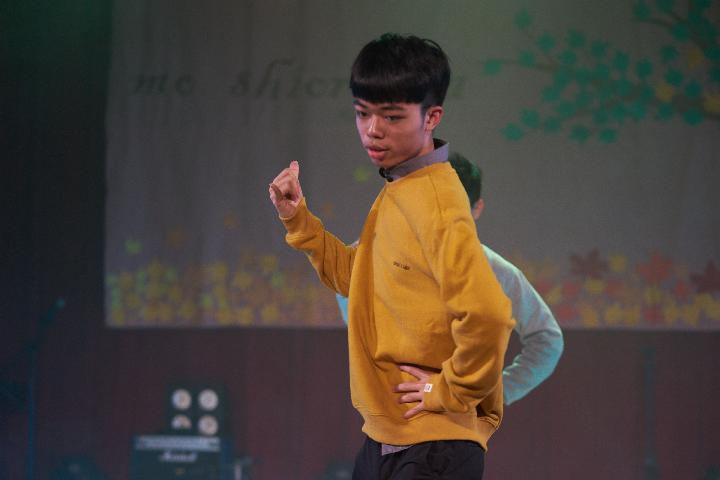
#> input picture python/python_2018/上課資料/20180610/sample.jpg, 720 x 480 px
$ jupyter execute 20180610.ipynb   (shell and % lines are left out)
#> lines starting #> are read from the running program, lines starting #| are printed output that depends on the picture
[cell 1]
from PIL import Image
import matplotlib.pyplot as plt
from PIL import ImageEnhance

[cell 2]
img = Image.open('sample.jpg')
#> img is the input picture: PIL image 720x480 RGB; mean R, G, B 74.8, 65.6, 58.2

[cell 3]
img_origin = img

[cell 4]
img

[cell 5]
img.size
#> Out = (720, 480)

[cell 6]
img.convert('L')
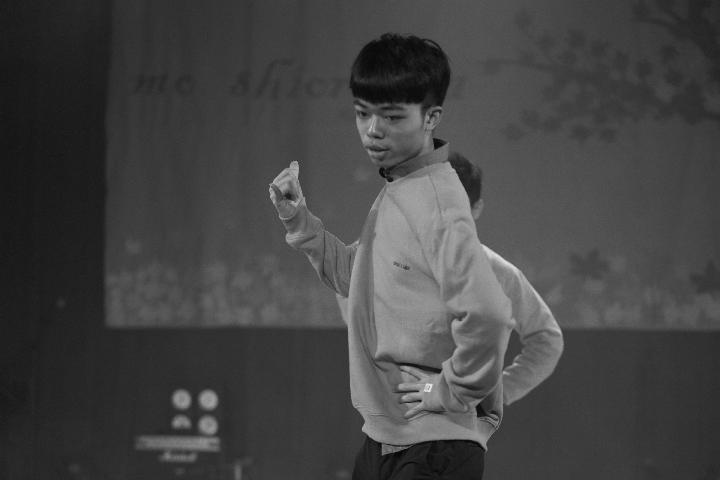
#> Out: PIL image 720x480 L; min 2, max 233, mean 67.5

[cell 7]
img.rotate(45)
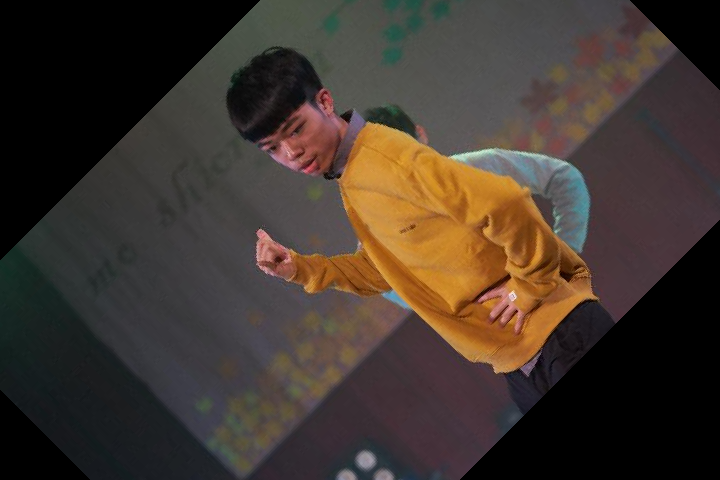
#> Out: PIL image 720x480 RGB; mean R, G, B 64.8, 54, 46.1

[cell 8]
img.crop((260, 150, 320, 250))
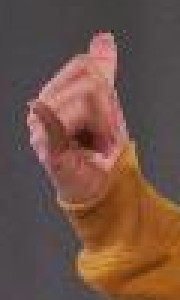
#> Out: PIL image 60x100 RGB (shown 3 times larger); mean R, G, B 111.6, 82.2, 70.2

[cell 9]
img.getpixel((1, 1))
#> Out = (15, 34, 28)

[cell 10]
img.getpixel((0, 0))
#> Out = (16, 35, 29)

[cell 11]
pixel_count = img.histogram()
#> pixel_count = 768 values, max 11898 at index 570, min 0 at index 230, mean 1350
R_count = pixel_count[:256]
#> R_count = 256 values, max 7262 at index 69, min 0 at index 230, mean 1350
G_count = pixel_count[256:2*256]
#> G_count = 256 values, max 8838 at index 53, min 0 at index 232, mean 1350
B_count = pixel_count[2*256:3*256]
#> B_count = 256 values, max 11898 at index 58, min 0 at index 214, mean 1350

[cell 12]
plt.figure(1)
plt.subplot(311)
plt.bar([i for i in range(256)], R_count, 1, color='red')
plt.subplot(312)
plt.bar([i for i in range(256)], G_count, 1, color='green')
plt.subplot(313)
plt.bar([i for i in range(256)], B_count, 1, color='blue')
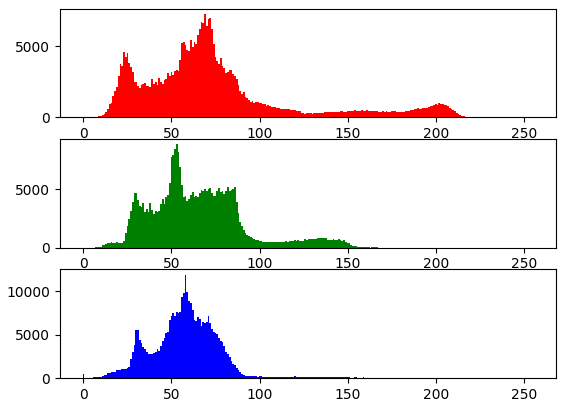
#> figure drawn by matplotlib, 3 panels; panel 1: tallest bar 7262 high, from x = 68.5 to 69.5; panel 2: tallest bar 8838 high, from x = 52.5 to 53.5; panel 3: tallest bar 11898 high, from x = 57.5 to 58.5

[cell 13]
enhancer = ImageEnhance.Contrast(img)

[cell 14]
enhancer.enhance(1)

[cell 15]
enhancer.enhance(2)
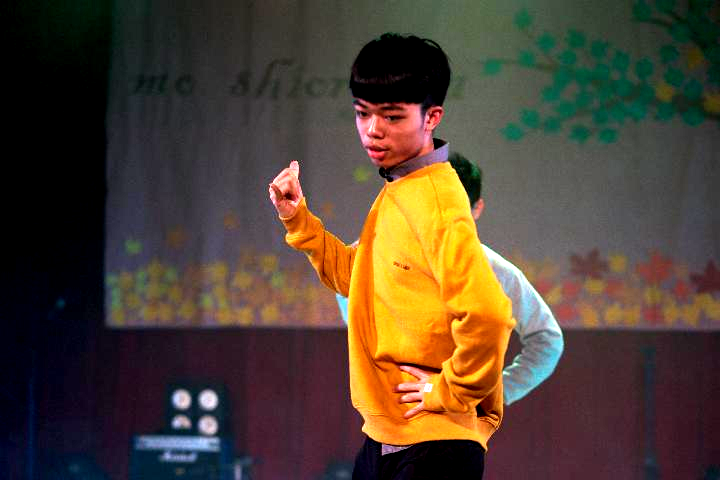
#> Out: PIL image 720x480 RGB; mean R, G, B 79.7, 64.6, 50.2

[cell 16]
enhancer.enhance(3)
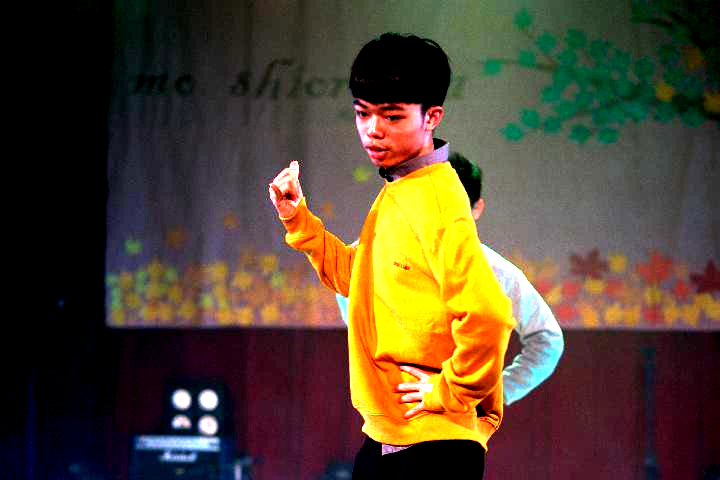
#> Out: PIL image 720x480 RGB; mean R, G, B 82.5, 67.1, 46.7

[cell 17]
enhancer.enhance(4)
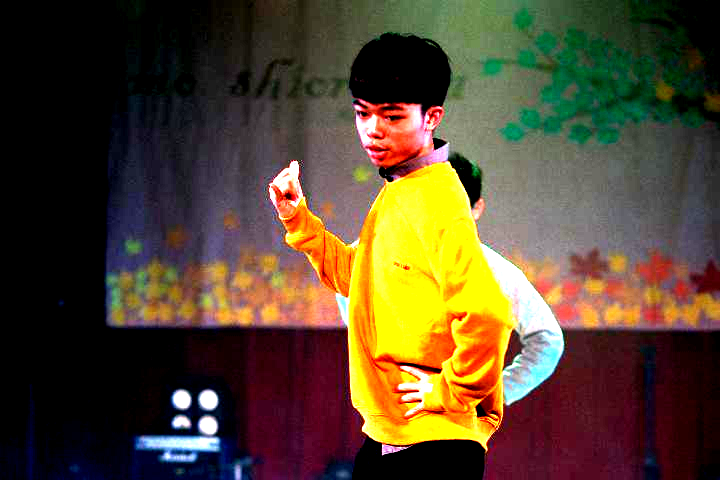
#> Out: PIL image 720x480 RGB; mean R, G, B 85.3, 68.9, 44.8

[cell 18]
enhancer.enhance(5)

[cell 19]
enhancer.enhance(0.5)
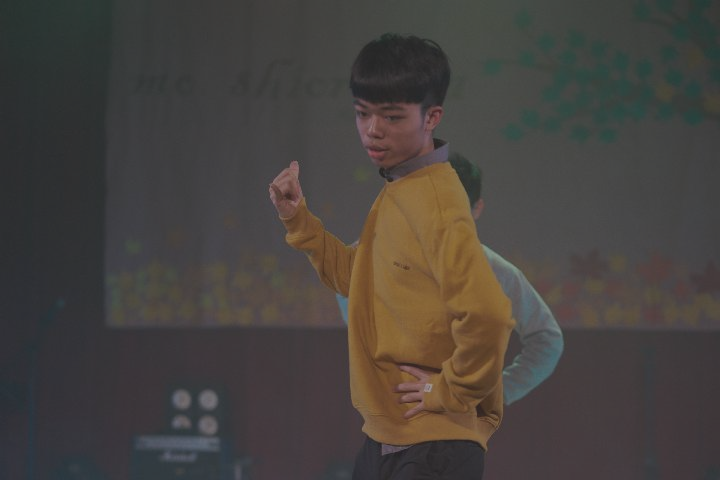
#> Out: PIL image 720x480 RGB; mean R, G, B 71.1, 66.6, 62.9

[cell 20]
enhancer.enhance(0)

[cell 21]
from PIL import Image
import matplotlib.pyplot as plt
from PIL import ImageEnhance
img = Image.open('sample.jpg')
img.rotate(90, expand=True)
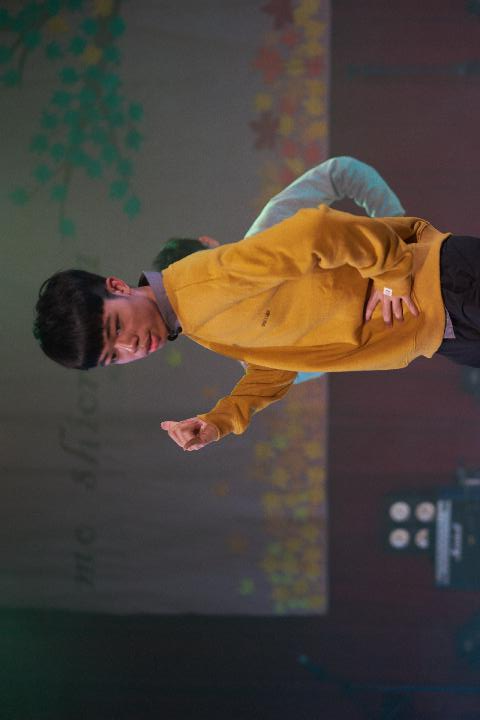
#> Out: PIL image 480x720 RGB; mean R, G, B 74.8, 65.6, 58.2
